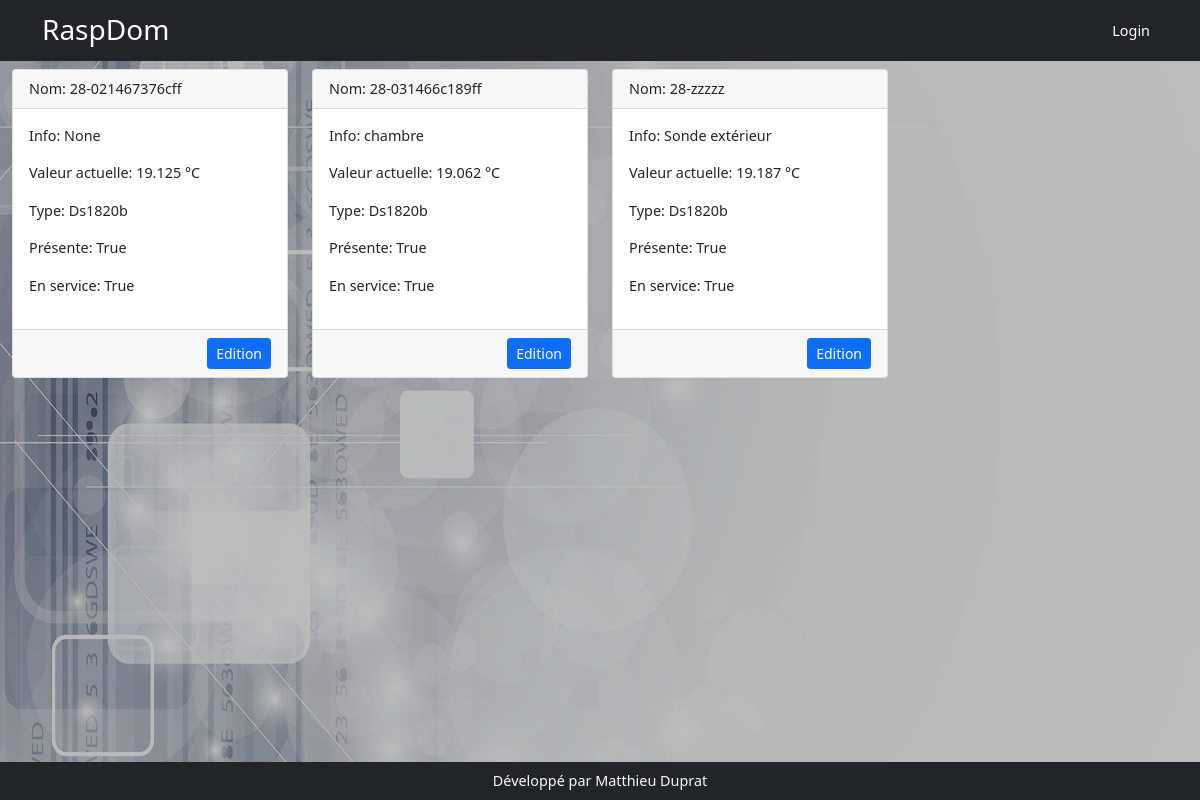
Page /sondes on the earlier database version.
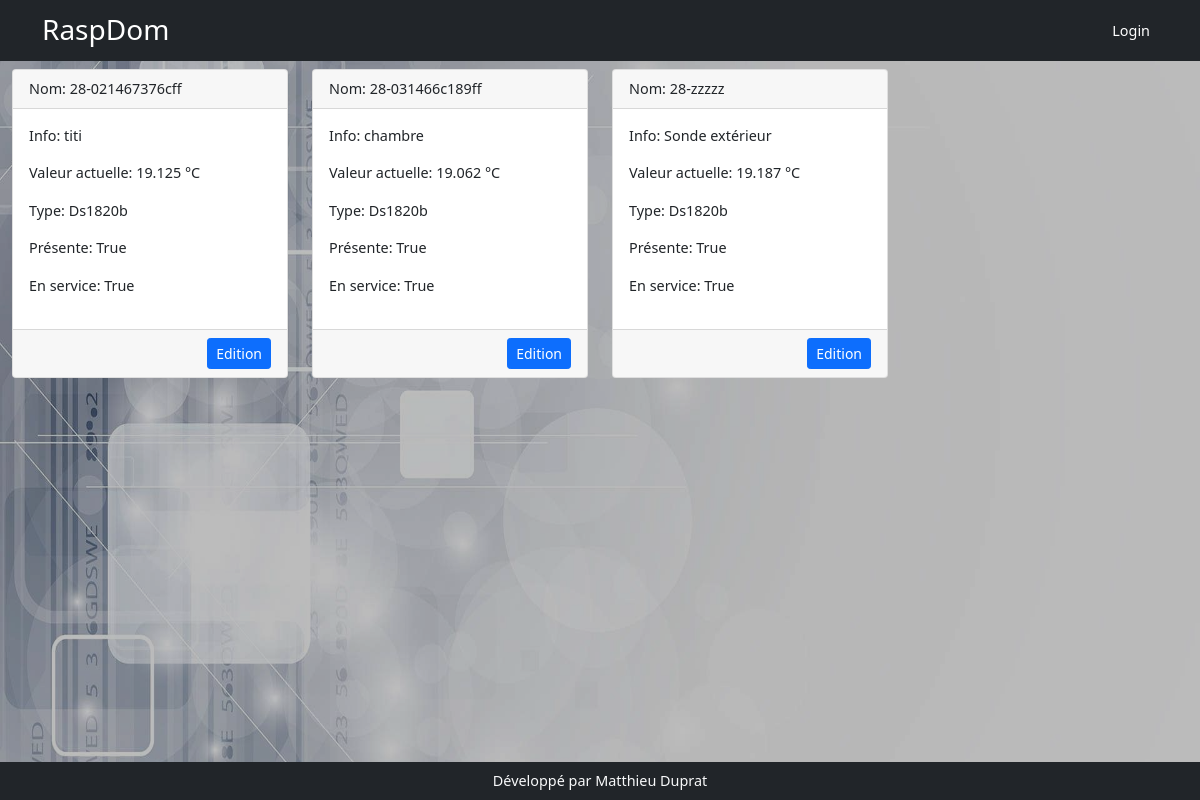
Same page on the later database version.
### models.py (models this page shows)
class Sonde(db.Model):
    id = db.Column(db.Integer, primary_key=True)
    nom = db.Column(db.String(200))
    min = db.Column(db.Float())
    max = db.Column(db.Float())
    unite = db.Column(db.String(20), default='')
    present = db.Column(db.Boolean(),default=False)
    appareil = db.relationship('Appareil', backref='appareil_sonde', lazy=True)
    en_service = db.Column(db.Boolean(), default=False)
    info = db.Column(db.String(200))
    chemin = db.Column(db.String(200))
    type_sonde = db.Column(db.String(20))
    sonde_valeur_id = db.relationship('ValeurSonde', backref='sonde_valeur', uselist=False, lazy=True, cascade="delete")

class ValeurSonde(db.Model):
    id = db.Column(db.Integer, primary_key=True)
    valeur = db.Column(db.Float())
    sonde_id = db.Column(db.Integer, db.ForeignKey('sonde.id'), nullable=False)

### app.py (the view)
@app.route('/sondes')
def sondes():
    sondes = Sonde.query.all()
    return render_template('sonde/sonde.html', sondes=sondes)

### templates/sonde/sonde.html
{% extends 'base.html' %}
{% block content %}
<div class="row row-cols-1 row-cols-md-4 g-4">
        {% for ds1820b in sondes %}
    <div class="col">
        <div class="card">
            <div class="card-header">Nom:  {{ds1820b.nom}}</div>
            <div class="card-body">
                <p>Info: {{ds1820b.info}}</p>
                <p> Valeur actuelle: {{ds1820b.sonde_valeur_id.valeur}} °C</p>
                <p>Type: {{ds1820b.type_sonde}}</p>
                <p>Présente: {{ds1820b.present}}</p>
                <p>En service: {{ds1820b.en_service}}</p>
            </div>
            <div class="card-footer text-end">
               <a class="btn btn-sm btn-primary" href="{{url_for('edit_sonde',sonde_id=ds1820b.id)}}">Edition</a>
            </div>
        </div> </div>
    {% endfor %}
</div>
{% endblock %}

Differences in the rows shown:
changed Sonde "28-021467376cff": info "None" → "titi"
